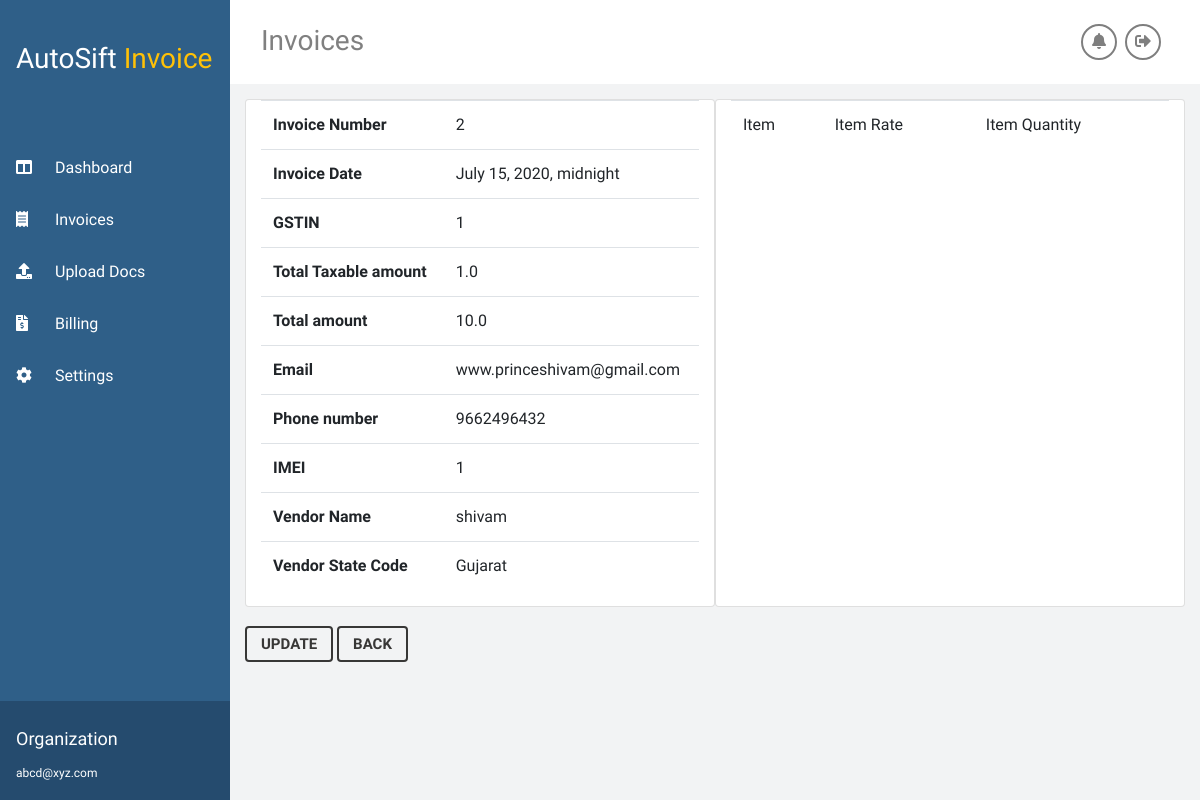
The page /detail/2 (signed in) on the database its author committed.
### invoice/models.py (models this page shows)
class Invoice(models.Model):
    document = models.OneToOneField(Document,on_delete=models.CASCADE,primary_key=False,null=True,blank=True)
    invoice_no = models.CharField(max_length=256)
    invoice_date = models.DateTimeField()
    gstin = models.CharField(max_length=256,null=True,blank=True)
    cgst = models.FloatField(null=True,blank=True)
    sgst = models.FloatField(null=True,blank=True)
    igst = models.FloatField(null=True,blank=True)
    total_taxable_amount = models.FloatField()
    total_amount = models.FloatField()
    vendor_name = models.CharField(max_length=256)
    email = models.EmailField()
    phone_number = models.PositiveIntegerField()
    imei = models.PositiveIntegerField()
    vendor_address = models.CharField(max_length=256)
    status = models.BooleanField(null=True,blank=True)
    created_by = models.CharField(max_length=256)
    additional_data = models.CharField(max_length=10000,null=True,blank=True,default="")

### invoice/views.py (the view)
# urls.py: path('detail/<int:pk>',InvoiceDetailTemplate.as_view(),name='detail'),
class InvoiceDetailTemplate(LoginRequiredMixin,TemplateView):
    login_url = '/auth/'
    model = Invoice
    template_name = 'invoice-detail.html'
    context_object_name = 'invoices'
    def get_context_data(self, **kwargs):
        context = super(InvoiceDetailTemplate,self).get_context_data(**kwargs)
        context['invoice'] = self.model.objects.get(id=self.kwargs['pk'])
        return context

### invoice/templates/invoice-detail.html (shortened to what this page needs)
{% extends 'base.html' %}
{% block listinvoices %}
    {% load static %}
<link rel="stylesheet" type="text/css" href="{% static 'css/viewer.css' %}">
<div class="row" style="padding: 10px;margin:5px">
    <div class="card col-md">
        <table class="table table-hover">
            <tr>
                <td style="font-weight: bold">Invoice Number</td>
                <td>{{ invoice.invoice_no }}</td>
            </tr>
            <tr>
                <td style="font-weight: bold">Invoice Date</td>
                <td>{{ invoice.invoice_date }}</td>
            </tr>
            <tr>
                <td style="font-weight: bold">GSTIN</td>
                <td>{{ invoice.gstin }}</td>
            </tr>
            <tr>
                <td style="font-weight: bold">Total Taxable amount</td>
                <td>{{ invoice.total_taxable_amount }}</td>
            </tr>
            <tr>
                <td style="font-weight: bold">Total amount</td>
                <td>{{ invoice.total_amount }}</td>
            </tr>
            <tr>
                <td style="font-weight: bold">Email</td>
                <td>{{ invoice.email }}</td>
            </tr>
            <tr>
                <td style="font-weight: bold">Phone number</td>
                <td>{{ invoice.phone_number }}</td>
            </tr>
            <tr>
                <td style="font-weight: bold">IMEI</td>
                <td>{{ invoice.imei }}</td>
            </tr>
            <tr>
                <td style="font-weight: bold">Vendor Name</td>
                <td>{{ invoice.vendor_name }}</td>
            </tr>
            <tr>
                <td style="font-weight: bold">Vendor State Code</td>
                <td>{{ invoice.vendor_address }}</td>
            </tr>
        </table>
    </div>
    <div class="card col-md">
        <table class="table table-hover">
            <thead>
            <tr>
            <td>Item </td>
            <td>Item Rate</td>
            <td>Item Quantity</td>
            </tr>
            </thead>
        </table>
    </div>
</div>
<div style="padding: 10px;margin-left: 5px">
    <a href="{% url 'update' invoice.id %}" class="fill api-call">Update</a>
    <a href="{% url 'invoices' %}" class="fill api-call">Back</a>
</div>
{% endblock %}

### invoice/static/css/app.css (style rules this page uses)
body { font-family: 'Fira Sans Condensed', sans-serif !important; }
body { min-height: 100vh; background-color: #f2f3f4 !important; color: #6d6d6d; }

### invoice/static/css/viewer.css (style rules this page uses)
.api-call { position: relative; //display:block; height: 40px; width: 100px; padding: 7px 14px; font-weight: 700; font-size: 15px; color: #383736; border: 2px #383736 solid; border-radius: 4px; text-transform: uppercase; outline: 0; overflow:hidden; background: none; z-index: 1; cursor: pointer; transition: 0.08s ease-in; -o-transition: 0.08s ease-in; -ms-transition: 0.08s ease-in; -moz-transition: 0.08s ease-in; -webkit-transition: 0.08s ease-in; }
.fill:before { content: ""; position: absolute; background: #2f5f88; bottom: 0; left: 0; right: 0; top: 100%; z-index: -1; -webkit-transition: top 0.09s ease-in; }

### rows shown on the page
Invoice: invoice_no "2", invoice_date "July 15, 2020, midnight", gstin "1", total_taxable_amount "1.0", total_amount "10.0", email "www.princeshivam@gmail.com", phone_number "9662496432", imei "1", vendor_name "shivam", vendor_address "Gujarat"
